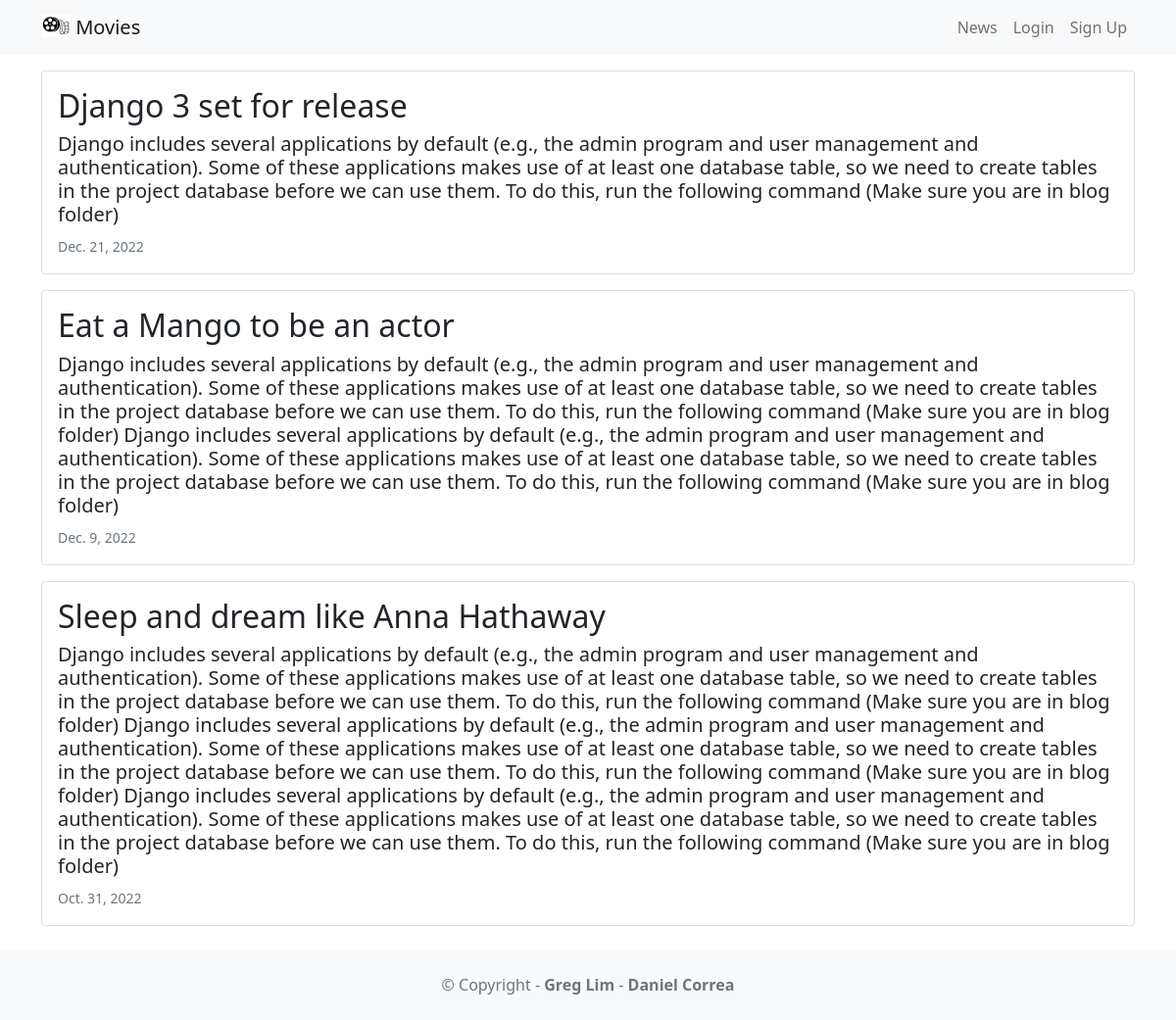
Page /news/ on the committed database.
### news/models.py (models this page shows, shortened)
class News(models.Model):
    headline = models.CharField(max_length=200)
    body = models.TextField()
    date = models.DateField()

### news/views.py (the view)
# urls.py: path('news/', include('news.urls')),
def news(request):
    newss = News.objects.all().order_by('-date')
    return render(request, 'news.html', {'newss':newss})

### news/templates/news.html
{% extends 'base.html' %}
{% block content %}
   {% for news in newss %}
   <div class="card mb-3">
       <div class="row g-0">
         <div>
           <div class="card-body">
               <h2 class="card-title">{{ news.headline }}</h2>
               <h5 class="card-text">{{ news.body }}</h5>
               <p class="card-text"><small class = "text-muted">{{ news.date }} </small></p>
           </div>
         </div>
       </div>
   </div>
   {% endfor %}
{% endblock content %}

### rows in the picture
News: headline "Django 3 set for release", body "Django includes several applications by default (e.g., the admin program and user management and authentication). Some of these applications makes use of at least one database table, so we need to create tables in the project database before we can use them. To do this, run the following command (Make sure you are in blog folder)", date "Dec. 21, 2022"
News: headline "Eat a Mango to be an actor", body "Django includes several applications by default (e.g., the admin program and user management and authentication). Some of these applications makes use of at least one database table, so we need to create tables in the project database before we can use them. To do this, run the following command (Make sure you are in blog folder) Django includes several applications by default (e.g., the admin program and user management and authentication). Some of these applications makes use of at least one database table, so we need to create tables in the project database before we can use them. To do this, run the following command (Make sure you are in blog folder)", date "Dec. 9, 2022"
News: headline "Sleep and dream like Anna Hathaway", body "Django includes several applications by default (e.g., the admin program and user management and authentication). Some of these applications makes use of at least one database table, so we need to create tables in the project database before we can use them. To do this, run the following command (Make sure you are in blog folder) Django includes several applications by default (e.g., the admin program and user management and authentication). Some of these applications makes use of at least one database table, so we need to create tables in the project database before we can use them. To do this, run the following command (Make sure you are in blog folder) Django includes several…", date "Oct. 31, 2022"
